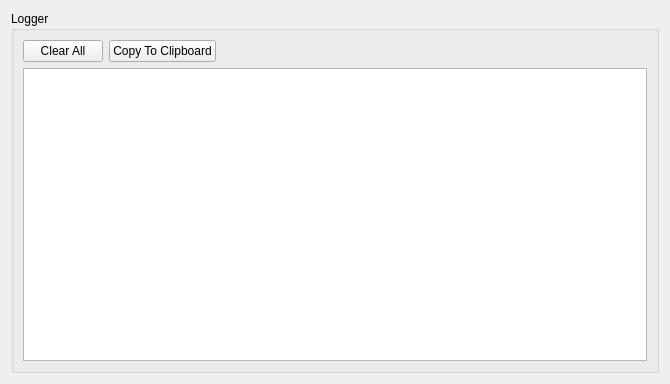
<?xml version="1.0" encoding="UTF-8"?>
<ui version="4.0">
 <class>LoggerEditorWidget</class>
 <widget class="QWidget" name="LoggerEditorWidget">
  <property name="geometry">
   <rect>
    <x>0</x>
    <y>0</y>
    <width>670</width>
    <height>384</height>
   </rect>
  </property>
  <property name="windowTitle">
   <string>Log viewer</string>
  </property>
  <layout class="QGridLayout" name="gridLayout">
   <item row="0" column="1">
    <widget class="QGroupBox" name="groupBox">
     <property name="title">
      <string>Logger</string>
     </property>
     <layout class="QGridLayout" name="gridLayout_2">
      <item row="1" column="0">
       <widget class="QTextBrowser" name="logText"/>
      </item>
      <item row="0" column="0">
       <layout class="QHBoxLayout" name="horizontalLayout">
        <item>
         <widget class="QPushButton" name="clearAllButton">
          <property name="text">
           <string>Clear All</string>
          </property>
         </widget>
        </item>
        <item>
         <widget class="QPushButton" name="copyButton">
          <property name="text">
           <string>Copy To Clipboard</string>
          </property>
         </widget>
        </item>
        <item>
         <spacer name="horizontalSpacer">
          <property name="orientation">
           <enum>Qt::Horizontal</enum>
          </property>
          <property name="sizeHint" stdset="0">
           <size>
            <width>40</width>
            <height>20</height>
           </size>
          </property>
         </spacer>
        </item>
       </layout>
      </item>
     </layout>
    </widget>
   </item>
  </layout>
 </widget>
 <resources>
  <include location="../../icons.qrc"/>
 </resources>
 <connections>
  <connection>
   <sender>clearAllButton</sender>
   <signal>clicked()</signal>
   <receiver>LoggerEditorWidget</receiver>
   <slot>clearAll()</slot>
   <hints>
    <hint type="sourcelabel">
     <x>37</x>
     <y>43</y>
    </hint>
    <hint type="destinationlabel">
     <x>-3</x>
     <y>42</y>
    </hint>
   </hints>
  </connection>
  <connection>
   <sender>copyButton</sender>
   <signal>clicked()</signal>
   <receiver>LoggerEditorWidget</receiver>
   <slot>copyToClipboard()</slot>
   <hints>
    <hint type="sourcelabel">
     <x>706</x>
     <y>44</y>
    </hint>
    <hint type="destinationlabel">
     <x>868</x>
     <y>47</y>
    </hint>
   </hints>
  </connection>
 </connections>
 <slots>
  <slot>clearAll()</slot>
  <slot>copyToClipboard()</slot>
 </slots>
</ui>
